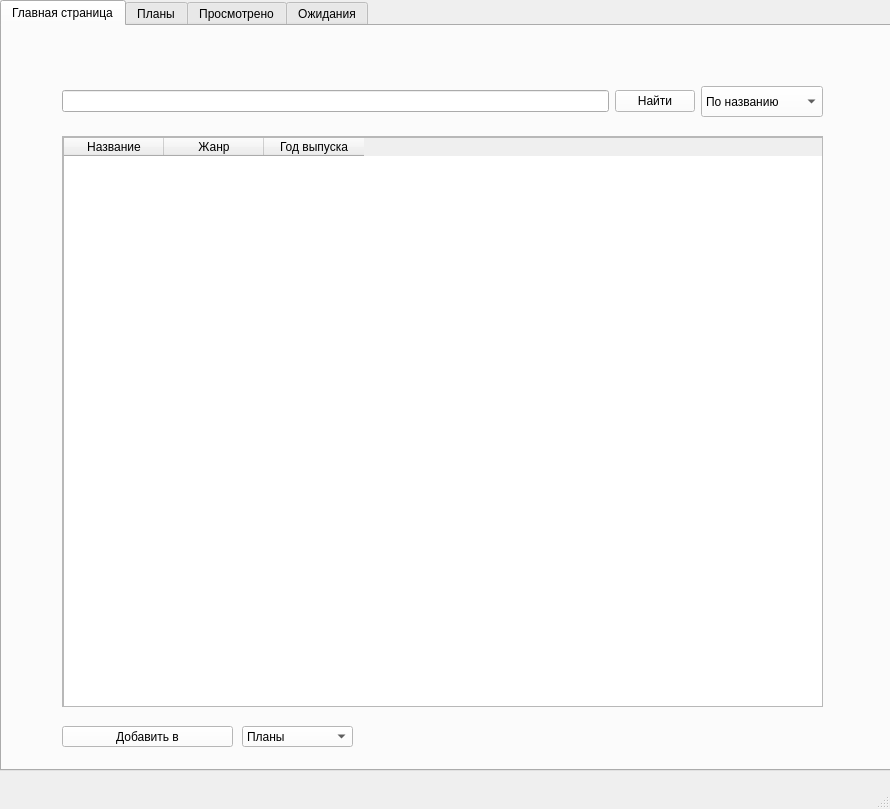
<?xml version="1.0" encoding="UTF-8"?>
<ui version="4.0">
 <class>MainWindow</class>
 <widget class="QMainWindow" name="MainWindow">
  <property name="geometry">
   <rect>
    <x>0</x>
    <y>0</y>
    <width>890</width>
    <height>809</height>
   </rect>
  </property>
  <property name="maximumSize">
   <size>
    <width>890</width>
    <height>809</height>
   </size>
  </property>
  <property name="windowTitle">
   <string>AnixList</string>
  </property>
  <widget class="QWidget" name="centralwidget">
   <widget class="QTabWidget" name="tabWidget">
    <property name="geometry">
     <rect>
      <x>0</x>
      <y>0</y>
      <width>891</width>
      <height>771</height>
     </rect>
    </property>
    <property name="styleSheet">
     <string notr="true">
font: 63 8pt &quot;Yu Gothic UI Semibold&quot;;</string>
    </property>
    <property name="currentIndex">
     <number>0</number>
    </property>
    <widget class="QWidget" name="tab">
     <attribute name="title">
      <string>Главная страница</string>
     </attribute>
     <widget class="QWidget" name="horizontalLayoutWidget_9">
      <property name="geometry">
       <rect>
        <x>60</x>
        <y>50</y>
        <width>761</width>
        <height>51</height>
       </rect>
      </property>
      <layout class="QHBoxLayout" name="horizontalLayout_4">
       <item>
        <widget class="QLineEdit" name="lineEdit_1"/>
       </item>
       <item>
        <widget class="QPushButton" name="pushButton_1">
         <property name="styleSheet">
          <string notr="true">background-color: rgb(255, 255, 255);</string>
         </property>
         <property name="text">
          <string>Найти</string>
         </property>
        </widget>
       </item>
       <item>
        <widget class="QComboBox" name="comboBox_2">
         <property name="minimumSize">
          <size>
           <width>111</width>
           <height>31</height>
          </size>
         </property>
         <property name="styleSheet">
          <string notr="true">background-color: rgb(255, 255, 255);</string>
         </property>
         <item>
          <property name="text">
           <string>По названию</string>
          </property>
         </item>
         <item>
          <property name="text">
           <string>По жанру</string>
          </property>
         </item>
         <item>
          <property name="text">
           <string>По году выпуска</string>
          </property>
         </item>
         <item>
          <property name="text">
           <string>Все</string>
          </property>
         </item>
        </widget>
       </item>
      </layout>
     </widget>
     <widget class="QScrollArea" name="scrollArea">
      <property name="geometry">
       <rect>
        <x>60</x>
        <y>110</y>
        <width>761</width>
        <height>571</height>
       </rect>
      </property>
      <property name="widgetResizable">
       <bool>true</bool>
      </property>
      <widget class="QWidget" name="scrollAreaWidgetContents">
       <property name="geometry">
        <rect>
         <x>0</x>
         <y>0</y>
         <width>759</width>
         <height>569</height>
        </rect>
       </property>
       <widget class="QTableWidget" name="tableWidget_1">
        <property name="geometry">
         <rect>
          <x>0</x>
          <y>0</y>
          <width>761</width>
          <height>571</height>
         </rect>
        </property>
        <property name="minimumSize">
         <size>
          <width>751</width>
          <height>511</height>
         </size>
        </property>
        <property name="styleSheet">
         <string notr="true"/>
        </property>
        <column>
         <property name="text">
          <string>Название</string>
         </property>
         <property name="font">
          <font>
           <pointsize>9</pointsize>
           <weight>50</weight>
           <bold>false</bold>
          </font>
         </property>
         <property name="background">
          <color>
           <red>230</red>
           <green>230</green>
           <blue>250</blue>
          </color>
         </property>
        </column>
        <column>
         <property name="text">
          <string>Жанр</string>
         </property>
         <property name="font">
          <font>
           <pointsize>9</pointsize>
           <weight>50</weight>
           <bold>false</bold>
          </font>
         </property>
         <property name="background">
          <color>
           <red>230</red>
           <green>230</green>
           <blue>250</blue>
          </color>
         </property>
        </column>
        <column>
         <property name="text">
          <string>Год выпуска</string>
         </property>
         <property name="font">
          <font>
           <pointsize>9</pointsize>
           <weight>50</weight>
           <bold>false</bold>
          </font>
         </property>
         <property name="background">
          <color>
           <red>230</red>
           <green>230</green>
           <blue>250</blue>
          </color>
         </property>
        </column>
       </widget>
      </widget>
     </widget>
     <widget class="QComboBox" name="comboBox_4">
      <property name="geometry">
       <rect>
        <x>240</x>
        <y>700</y>
        <width>111</width>
        <height>21</height>
       </rect>
      </property>
      <property name="styleSheet">
       <string notr="true">background-color: rgb(255, 255, 255);</string>
      </property>
      <item>
       <property name="text">
        <string>Планы</string>
       </property>
      </item>
      <item>
       <property name="text">
        <string>Просмотрено</string>
       </property>
      </item>
      <item>
       <property name="text">
        <string>Ожидания</string>
       </property>
      </item>
      <item>
       <property name="text">
        <string/>
       </property>
      </item>
     </widget>
     <widget class="QPushButton" name="pushButton">
      <property name="geometry">
       <rect>
        <x>60</x>
        <y>700</y>
        <width>171</width>
        <height>21</height>
       </rect>
      </property>
      <property name="styleSheet">
       <string notr="true">background-color: rgb(255, 255, 255);</string>
      </property>
      <property name="text">
       <string>Добавить в</string>
      </property>
     </widget>
     <widget class="QLabel" name="label">
      <property name="geometry">
       <rect>
        <x>0</x>
        <y>0</y>
        <width>901</width>
        <height>741</height>
       </rect>
      </property>
      <property name="text">
       <string/>
      </property>
      <property name="pixmap">
       <pixmap>../../Pictures/ttt.jpg</pixmap>
      </property>
     </widget>
     <widget class="QLabel" name="label_5">
      <property name="geometry">
       <rect>
        <x>370</x>
        <y>700</y>
        <width>121</width>
        <height>21</height>
       </rect>
      </property>
      <property name="text">
       <string/>
      </property>
     </widget>
     <widget class="QLabel" name="label_6">
      <property name="geometry">
       <rect>
        <x>360</x>
        <y>700</y>
        <width>151</width>
        <height>21</height>
       </rect>
      </property>
      <property name="text">
       <string/>
      </property>
     </widget>
     <zorder>label</zorder>
     <zorder>horizontalLayoutWidget_9</zorder>
     <zorder>scrollArea</zorder>
     <zorder>comboBox_4</zorder>
     <zorder>pushButton</zorder>
     <zorder>label_5</zorder>
     <zorder>label_6</zorder>
    </widget>
    <widget class="QWidget" name="tab_2">
     <property name="cursor">
      <cursorShape>UpArrowCursor</cursorShape>
     </property>
     <attribute name="title">
      <string>Планы</string>
     </attribute>
     <widget class="QPushButton" name="pushButton_6">
      <property name="geometry">
       <rect>
        <x>60</x>
        <y>700</y>
        <width>111</width>
        <height>21</height>
       </rect>
      </property>
      <property name="styleSheet">
       <string notr="true">background-color: rgb(255, 255, 255);</string>
      </property>
      <property name="text">
       <string>Удалить</string>
      </property>
     </widget>
     <widget class="QLabel" name="label_2">
      <property name="geometry">
       <rect>
        <x>0</x>
        <y>0</y>
        <width>901</width>
        <height>741</height>
       </rect>
      </property>
      <property name="text">
       <string/>
      </property>
      <property name="pixmap">
       <pixmap>../../Downloads/ttt.jpg</pixmap>
      </property>
     </widget>
     <widget class="QScrollArea" name="scrollArea_3">
      <property name="geometry">
       <rect>
        <x>60</x>
        <y>110</y>
        <width>761</width>
        <height>571</height>
       </rect>
      </property>
      <property name="widgetResizable">
       <bool>true</bool>
      </property>
      <widget class="QWidget" name="scrollAreaWidgetContents_3">
       <property name="geometry">
        <rect>
         <x>0</x>
         <y>0</y>
         <width>759</width>
         <height>569</height>
        </rect>
       </property>
       <widget class="QTableWidget" name="tableWidget_2">
        <property name="geometry">
         <rect>
          <x>0</x>
          <y>0</y>
          <width>771</width>
          <height>571</height>
         </rect>
        </property>
        <property name="minimumSize">
         <size>
          <width>751</width>
          <height>511</height>
         </size>
        </property>
        <property name="styleSheet">
         <string notr="true">background-color: rgb(255, 255, 255);</string>
        </property>
        <column>
         <property name="text">
          <string>Название</string>
         </property>
         <property name="font">
          <font>
           <pointsize>9</pointsize>
           <weight>50</weight>
           <bold>false</bold>
          </font>
         </property>
         <property name="background">
          <color>
           <red>230</red>
           <green>230</green>
           <blue>250</blue>
          </color>
         </property>
        </column>
        <column>
         <property name="text">
          <string>Жанр</string>
         </property>
         <property name="font">
          <font>
           <pointsize>9</pointsize>
           <weight>50</weight>
           <bold>false</bold>
          </font>
         </property>
         <property name="background">
          <color>
           <red>230</red>
           <green>230</green>
           <blue>250</blue>
          </color>
         </property>
        </column>
        <column>
         <property name="text">
          <string>Год выпуска</string>
         </property>
         <property name="font">
          <font>
           <pointsize>9</pointsize>
           <weight>50</weight>
           <bold>false</bold>
          </font>
         </property>
         <property name="background">
          <color>
           <red>230</red>
           <green>230</green>
           <blue>250</blue>
          </color>
         </property>
        </column>
        <column>
         <property name="text">
          <string>Дата добавления</string>
         </property>
         <property name="font">
          <font>
           <pointsize>9</pointsize>
          </font>
         </property>
        </column>
       </widget>
      </widget>
     </widget>
     <widget class="QWidget" name="horizontalLayoutWidget_11">
      <property name="geometry">
       <rect>
        <x>60</x>
        <y>50</y>
        <width>761</width>
        <height>51</height>
       </rect>
      </property>
      <layout class="QHBoxLayout" name="horizontalLayout_9">
       <item>
        <widget class="QLineEdit" name="lineEdit_2"/>
       </item>
       <item>
        <widget class="QPushButton" name="pushButton_2">
         <property name="styleSheet">
          <string notr="true">background-color: rgb(255, 255, 255);</string>
         </property>
         <property name="text">
          <string>Найти</string>
         </property>
        </widget>
       </item>
       <item>
        <widget class="QComboBox" name="comboBox_3">
         <property name="minimumSize">
          <size>
           <width>111</width>
           <height>31</height>
          </size>
         </property>
         <property name="styleSheet">
          <string notr="true">background-color: rgb(255, 255, 255);</string>
         </property>
         <item>
          <property name="text">
           <string>По названию</string>
          </property>
         </item>
         <item>
          <property name="text">
           <string>По жанру</string>
          </property>
         </item>
         <item>
          <property name="text">
           <string>По году выпуска</string>
          </property>
         </item>
         <item>
          <property name="text">
           <string>По дате добавления</string>
          </property>
         </item>
         <item>
          <property name="text">
           <string>Все</string>
          </property>
         </item>
        </widget>
       </item>
      </layout>
     </widget>
     <zorder>label_2</zorder>
     <zorder>pushButton_6</zorder>
     <zorder>scrollArea_3</zorder>
     <zorder>horizontalLayoutWidget_11</zorder>
    </widget>
    <widget class="QWidget" name="tab_3">
     <attribute name="title">
      <string>Просмотрено</string>
     </attribute>
     <widget class="QWidget" name="horizontalLayoutWidget_14">
      <property name="geometry">
       <rect>
        <x>60</x>
        <y>50</y>
        <width>761</width>
        <height>51</height>
       </rect>
      </property>
      <layout class="QHBoxLayout" name="horizontalLayout_7">
       <item>
        <widget class="QLineEdit" name="lineEdit_3"/>
       </item>
       <item>
        <widget class="QPushButton" name="pushButton_3">
         <property name="styleSheet">
          <string notr="true">background-color: rgb(255, 255, 255);</string>
         </property>
         <property name="text">
          <string>Найти</string>
         </property>
        </widget>
       </item>
       <item>
        <widget class="QComboBox" name="comboBox_5">
         <property name="minimumSize">
          <size>
           <width>111</width>
           <height>31</height>
          </size>
         </property>
         <property name="styleSheet">
          <string notr="true">background-color: rgb(255, 255, 255);</string>
         </property>
         <item>
          <property name="text">
           <string>По названию</string>
          </property>
         </item>
         <item>
          <property name="text">
           <string>По жанру</string>
          </property>
         </item>
         <item>
          <property name="text">
           <string>По году выпуска</string>
          </property>
         </item>
         <item>
          <property name="text">
           <string>По дате добавления</string>
          </property>
         </item>
         <item>
          <property name="text">
           <string>Все</string>
          </property>
         </item>
        </widget>
       </item>
      </layout>
     </widget>
     <widget class="QLabel" name="label_3">
      <property name="geometry">
       <rect>
        <x>0</x>
        <y>0</y>
        <width>891</width>
        <height>741</height>
       </rect>
      </property>
      <property name="text">
       <string/>
      </property>
      <property name="pixmap">
       <pixmap>../../Downloads/ttt.jpg</pixmap>
      </property>
     </widget>
     <widget class="QScrollArea" name="scrollArea_4">
      <property name="geometry">
       <rect>
        <x>60</x>
        <y>110</y>
        <width>761</width>
        <height>571</height>
       </rect>
      </property>
      <property name="widgetResizable">
       <bool>true</bool>
      </property>
      <widget class="QWidget" name="scrollAreaWidgetContents_4">
       <property name="geometry">
        <rect>
         <x>0</x>
         <y>0</y>
         <width>759</width>
         <height>569</height>
        </rect>
       </property>
       <widget class="QTableWidget" name="tableWidget_3">
        <property name="geometry">
         <rect>
          <x>0</x>
          <y>0</y>
          <width>761</width>
          <height>571</height>
         </rect>
        </property>
        <property name="minimumSize">
         <size>
          <width>751</width>
          <height>511</height>
         </size>
        </property>
        <property name="styleSheet">
         <string notr="true">background-color: rgb(255, 255, 255);</string>
        </property>
        <column>
         <property name="text">
          <string>Название</string>
         </property>
         <property name="font">
          <font>
           <pointsize>9</pointsize>
           <weight>50</weight>
           <bold>false</bold>
          </font>
         </property>
         <property name="background">
          <color>
           <red>230</red>
           <green>230</green>
           <blue>250</blue>
          </color>
         </property>
        </column>
        <column>
         <property name="text">
          <string>Жанр</string>
         </property>
         <property name="font">
          <font>
           <pointsize>9</pointsize>
           <weight>50</weight>
           <bold>false</bold>
          </font>
         </property>
         <property name="background">
          <color>
           <red>230</red>
           <green>230</green>
           <blue>250</blue>
          </color>
         </property>
        </column>
        <column>
         <property name="text">
          <string>Год выпуска</string>
         </property>
         <property name="font">
          <font>
           <pointsize>9</pointsize>
           <weight>50</weight>
           <bold>false</bold>
          </font>
         </property>
         <property name="background">
          <color>
           <red>230</red>
           <green>230</green>
           <blue>250</blue>
          </color>
         </property>
        </column>
        <column>
         <property name="text">
          <string>Дата  добавления</string>
         </property>
         <property name="font">
          <font>
           <pointsize>9</pointsize>
          </font>
         </property>
        </column>
       </widget>
      </widget>
     </widget>
     <widget class="QPushButton" name="pushButton_7">
      <property name="geometry">
       <rect>
        <x>60</x>
        <y>700</y>
        <width>111</width>
        <height>21</height>
       </rect>
      </property>
      <property name="styleSheet">
       <string notr="true">background-color: rgb(255, 255, 255);</string>
      </property>
      <property name="text">
       <string>Удалить</string>
      </property>
     </widget>
     <zorder>label_3</zorder>
     <zorder>horizontalLayoutWidget_14</zorder>
     <zorder>scrollArea_4</zorder>
     <zorder>pushButton_7</zorder>
    </widget>
    <widget class="QWidget" name="tab_4">
     <attribute name="title">
      <string>Ожидания</string>
     </attribute>
     <widget class="QLabel" name="label_4">
      <property name="geometry">
       <rect>
        <x>0</x>
        <y>0</y>
        <width>891</width>
        <height>741</height>
       </rect>
      </property>
      <property name="text">
       <string/>
      </property>
      <property name="pixmap">
       <pixmap>../../Downloads/ttt.jpg</pixmap>
      </property>
     </widget>
     <widget class="QScrollArea" name="scrollArea_5">
      <property name="geometry">
       <rect>
        <x>60</x>
        <y>110</y>
        <width>761</width>
        <height>571</height>
       </rect>
      </property>
      <property name="widgetResizable">
       <bool>true</bool>
      </property>
      <widget class="QWidget" name="scrollAreaWidgetContents_5">
       <property name="geometry">
        <rect>
         <x>0</x>
         <y>0</y>
         <width>759</width>
         <height>569</height>
        </rect>
       </property>
       <widget class="QTableWidget" name="tableWidget_4">
        <property name="geometry">
         <rect>
          <x>0</x>
          <y>0</y>
          <width>761</width>
          <height>571</height>
         </rect>
        </property>
        <property name="minimumSize">
         <size>
          <width>751</width>
          <height>511</height>
         </size>
        </property>
        <property name="styleSheet">
         <string notr="true">background-color: rgb(255, 255, 255);</string>
        </property>
        <column>
         <property name="text">
          <string>Название</string>
         </property>
         <property name="font">
          <font>
           <pointsize>9</pointsize>
           <weight>50</weight>
           <bold>false</bold>
          </font>
         </property>
         <property name="background">
          <color>
           <red>230</red>
           <green>230</green>
           <blue>250</blue>
          </color>
         </property>
        </column>
        <column>
         <property name="text">
          <string>Жанр</string>
         </property>
         <property name="font">
          <font>
           <pointsize>9</pointsize>
           <weight>50</weight>
           <bold>false</bold>
          </font>
         </property>
         <property name="background">
          <color>
           <red>230</red>
           <green>230</green>
           <blue>250</blue>
          </color>
         </property>
        </column>
        <column>
         <property name="text">
          <string>Год выпуска</string>
         </property>
         <property name="font">
          <font>
           <pointsize>9</pointsize>
           <weight>50</weight>
           <bold>false</bold>
          </font>
         </property>
         <property name="background">
          <color>
           <red>230</red>
           <green>230</green>
           <blue>250</blue>
          </color>
         </property>
        </column>
        <column>
         <property name="text">
          <string>Новые серии</string>
         </property>
         <property name="font">
          <font>
           <pointsize>9</pointsize>
          </font>
         </property>
        </column>
       </widget>
      </widget>
     </widget>
     <widget class="QPushButton" name="pushButton_8">
      <property name="geometry">
       <rect>
        <x>60</x>
        <y>700</y>
        <width>111</width>
        <height>21</height>
       </rect>
      </property>
      <property name="styleSheet">
       <string notr="true">background-color: rgb(255, 255, 255);</string>
      </property>
      <property name="text">
       <string>Удалить</string>
      </property>
     </widget>
     <widget class="QWidget" name="horizontalLayoutWidget_10">
      <property name="geometry">
       <rect>
        <x>60</x>
        <y>50</y>
        <width>761</width>
        <height>51</height>
       </rect>
      </property>
      <layout class="QHBoxLayout" name="horizontalLayout_5">
       <item>
        <widget class="QLineEdit" name="lineEdit_4"/>
       </item>
       <item>
        <widget class="QPushButton" name="pushButton_4">
         <property name="styleSheet">
          <string notr="true">background-color: rgb(255, 255, 255);</string>
         </property>
         <property name="text">
          <string>Найти</string>
         </property>
        </widget>
       </item>
       <item>
        <widget class="QComboBox" name="comboBox_6">
         <property name="minimumSize">
          <size>
           <width>111</width>
           <height>31</height>
          </size>
         </property>
         <property name="styleSheet">
          <string notr="true">background-color: rgb(255, 255, 255);</string>
         </property>
         <item>
          <property name="text">
           <string>По названию</string>
          </property>
         </item>
         <item>
          <property name="text">
           <string>По жанру</string>
          </property>
         </item>
         <item>
          <property name="text">
           <string>По году выпуска</string>
          </property>
         </item>
         <item>
          <property name="text">
           <string>По дате выхода новых серий</string>
          </property>
         </item>
         <item>
          <property name="text">
           <string>Все</string>
          </property>
         </item>
        </widget>
       </item>
      </layout>
     </widget>
    </widget>
   </widget>
  </widget>
  <widget class="QMenuBar" name="menubar">
   <property name="geometry">
    <rect>
     <x>0</x>
     <y>0</y>
     <width>890</width>
     <height>26</height>
    </rect>
   </property>
  </widget>
  <widget class="QStatusBar" name="statusbar"/>
 </widget>
 <resources/>
 <connections/>
</ui>
